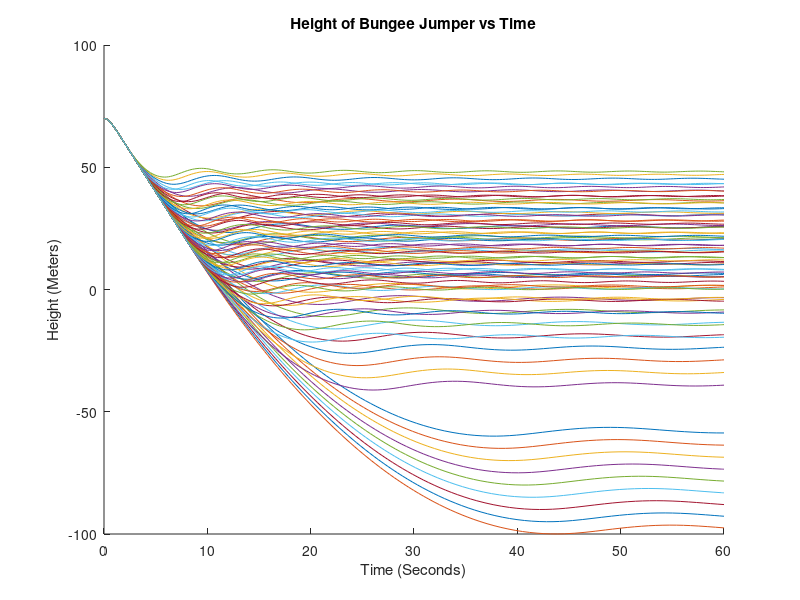

This figure's MATLAB source:
function [ T, R ] = secondPassBungee()
%Spring with air resistance, tension in one direction

A = .5; %Cross-sectional area of human lying down (m^2)
rho = 1.2; %Density of air (kg/m^3)
Cd = 44.4; %Drag coeffiecent of human lying down (unitless)(data from Google Drive)
k = 100; %Spring constant of the bungee cord N/m
lo =17.5;%Resting length of the cord with no mass on it m
y = 70; %Current height of the jumper m
startH = y; %Starting height of the jumper m
vy = 0; %Current velocity of the jumper m/s
g = 9.81; %Acceleration due to gravity m/s^2
mass1 = 60; %Mass of jumper kg
restingL = lo +((mass1*g)/k); %Resting length of cord with mass on it m

Data = [y, vy];

function res = changingValues(~, Data)
    y = Data(1);
    vy = Data(2);
    
    dydt = vy;
    
    %Acceleration
    if(y <= (startH - lo)) %Below tension point
        if(vy >= 0) %Going up STEP 3
            dvydt = (-(mass1*g) + (k *(startH-y-lo)) - (.5 *rho* Cd* A *vy^2 ))/mass1;
        else %Going down STEP 2
            dvydt = (-(mass1*g) + (k *(startH-y-lo)) + (.5 *rho* Cd* A *vy^2 ))/mass1;
        end
        
    else %Above tension point
        if(vy >= 0) %Going up STEP 4
            dvydt = (-(mass1*g) -(.5 *rho* Cd* A *vy^2 ))/mass1;
        else %Going down STEP 1
            dvydt = (-(mass1*g) + (.5 *rho* Cd* A *vy^2 ))/mass1;
        end
    end
    
    res = [dydt; dvydt];
    
end
for k=5:5:50
    for lo = 10:5:50
[T, R] = ode45(@changingValues, [0 60], Data);
hold on
Y = R(:,1);
plot(T,Y);
title('Height of Bungee Jumper vs Time');
xlabel('Time (Seconds)');
ylabel('Height (Meters)');
    end
end
end
